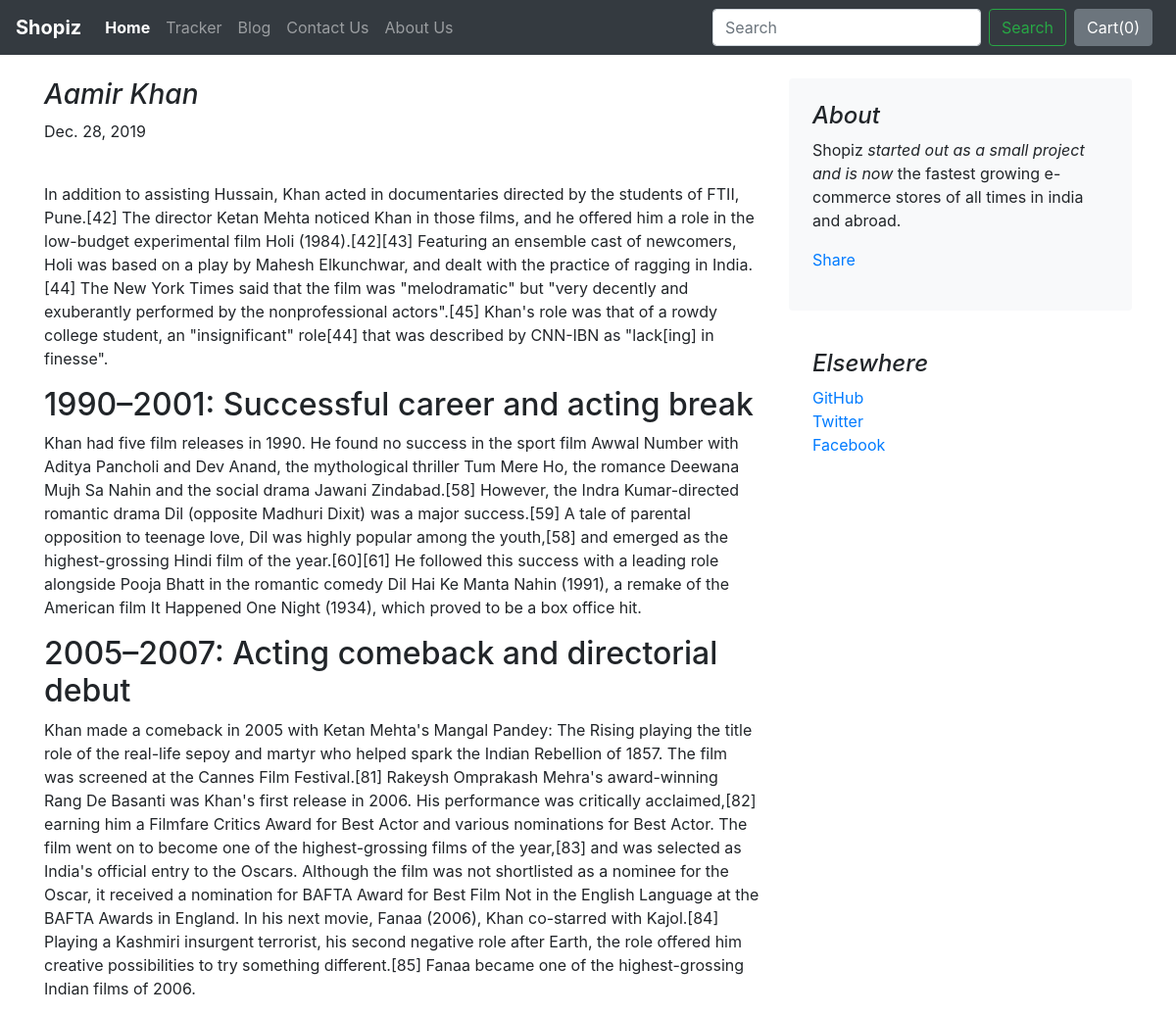
The app's page /blog/blogpost/2 with its own data.
### blog/models.py (models this page shows, shortened)
class Blogpost(models.Model):
    post_id = models.AutoField(primary_key = True)
    title = models.CharField(max_length=50)
    head0 = models.CharField(max_length=5000, default="")
    chead0 = models.CharField(max_length=5000, default="")
    head1 = models.CharField(max_length=5000, default="")
    chead1 = models.CharField(max_length=5000, default="")
    head2 = models.CharField(max_length=5000, default="")
    chead2 = models.CharField(max_length=5000, default="")
    pub_date = models.DateField()
    thumbnail = models.ImageField(upload_to='shop/images', default="")

### blog/views.py (the view)
# urls.py: path("blogpost/<int:id>",views.blogpost,name = "BlogPost")
def blogpost(request,id):
    post = Blogpost.objects.filter(post_id = id)[0]
    return render(request,'blog/blogpost.html',{'post':post})

### blog/templates/blog/blogpost.html (shortened to what this page needs)
{% extends 'blog/basic.html' %}
{% block body %}
<div class="container">
    <div class="row mt-4">
        <div class="col-md-8 blog-main">
            <h3 class="font-italic">
                {{post.title}}
            </h3>
            <div class="blog-post">
                <p class="blog-post-meta">{{post.pub_date}}</p>
                <div class="fb-like" data-href="http://127.0.0.1:8000/blog/blogpost/{{post.post_id}}" data-layout="standard" data-action="like" data-size="large" data-show-faces="false" data-share="true"></div><br>
                <p>{{post.chead0}}</p>
                <h2>{{post.head1}}</h2>
                <p>{{post.chead1}}</p>
                <h2>{{post.head2}}</h2>
                <p>{{post.chead2}}</p>
            </div>
        </div>
        <aside class="col-md-4 blog-sidebar">
            <div class="p-4 mb-3 bg-light rounded">
                <h4 class="font-italic">About</h4>
                <p class="mb-0">Shopiz <em>started out as a small project and is now</em> the fastest growing e-commerce stores of all times in india and abroad.</p>
                <div class="my-3 fb-share-button" data-href="http://127.0.0.1:8000/blog/blogpost/{{post.post_id}}" data-layout="button_count" data-size="large"><a target="_blank" href="https://www.facebook.com/sharer/sharer.php?u=http%3A%2F%2F127.0.0.1%3A8000%2Fblog%2Fblogpost%2F4&src=sdkpreparse" class="fb-xfbml-parse-ignore">Share</a></div>
            </div>
            <div class="p-4">
                <h4 class="font-italic">Elsewhere</h4>
                <ol class="list-unstyled">
                    <li><a href="#">GitHub</a></li>
                    <li><a href="#">Twitter</a></li>
                    <li><a href="#">Facebook</a></li>
                </ol>
            </div>
        </aside>
    </div>
</div>
{% endblock %}

### records on screen
Blogpost: title "Aamir Khan", pub_date "Dec. 28, 2019", chead0 "In addition to assisting Hussain, Khan acted in documentaries directed by the students of FTII, Pune.[42] The director Ketan Mehta noticed Khan in those films, and he offered him a role in the low-budget experimental film Holi (1984).[42][43] Featuring an ensemble cast of newcomers, Holi was based on a play by Mahesh Elkunchwar, and dealt with the practice of ragging in India.[44] The New York Times said that the film was \"melodramatic\" but \"very decently and exuberantly performed by the nonprofessional actors\".[45] Khan's role was that of a rowdy college student, an \"insignificant\" role[44] that was described by CNN-IBN as \"lack[ing] in finesse\".", head1 "1990–2001: Successful career and acting break", chead1 "Khan had five film releases in 1990. He found no success in the sport film Awwal Number with Aditya Pancholi and Dev Anand, the mythological thriller Tum Mere Ho, the romance Deewana Mujh Sa Nahin and the social drama Jawani Zindabad.[58] However, the Indra Kumar-directed romantic drama Dil (opposite Madhuri Dixit) was a major success.[59] A tale of parental opposition to teenage love, Dil was highly popular among the youth,[58] and emerged as the highest-grossing Hindi film of the year.[60][61] He followed this success with a leading role alongside Pooja Bhatt in the romantic comedy Dil Hai Ke Manta Nahin (1991), a remake of the American film It Happened One Night (1934), which proved to…", head2 "2005–2007: Acting comeback and directorial debut", chead2 "Khan made a comeback in 2005 with Ketan Mehta's Mangal Pandey: The Rising playing the title role of the real-life sepoy and martyr who helped spark the Indian Rebellion of 1857. The film was screened at the Cannes Film Festival.[81] Rakeysh Omprakash Mehra's award-winning Rang De Basanti was Khan's first release in 2006. His performance was critically acclaimed,[82] earning him a Filmfare Critics Award for Best Actor and various nominations for Best Actor. The film went on to become one of the highest-grossing films of the year,[83] and was selected as India's official entry to the Oscars. Although the film was not shortlisted as a nominee for the Oscar, it received a nomination for BAFTA…"
